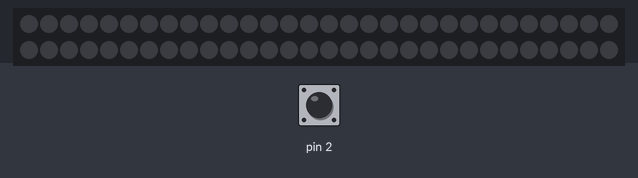
Recording of a program running on a simulated Arduino Uno, built with avr-gcc and run on an emulated ATmega328P. Shown: 60 RGB LEDs in strip order, left to right, continuing on the next row. Inputs (shaded band) come from the test bench; at power-on: pin 2 HIGH. Dim RGB values are drawn brighter than linear; what the program prints to the serial monitor is not drawn.

Above: at 1.2 s.
1.3 s: pin 2 pulled LOW for 3.2 s
At 4.52 s:
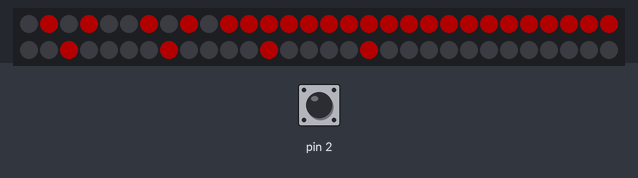
6.0 s: pin 2 pulled LOW for 1 s
At 7.1 s:
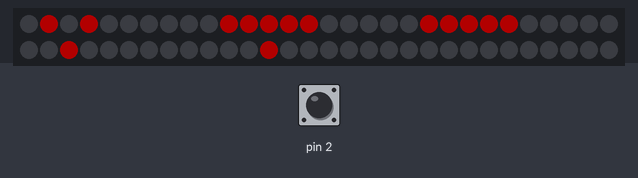
Timing chart, 0 to 9.0 s (numbered marks = the images above; inputs shaded):
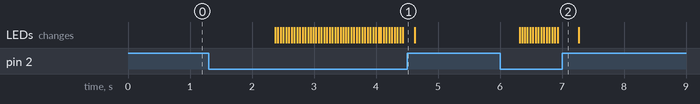

The program:

main.cpp
```cpp
#include <Arduino.h>
#include <LEDMatrix.h>

LEDMatrix ledmatrix(2,10,11);

// To make the LED strip work you have to fill in some information in the #define lines in the ../lib/LEDMatrix/LedStrip_info.h file.
// First in #define NUMLEDS you have to put in the number of leds that you have. (To get number of leds you count each individual led in the led strip)
// Second in #define COLUMNS you have to put in the number of column that your matrix has.
// Third in #define LED_DATA_PIN you have to put in the number of the pin on the Arduino that the led strip is connected to.
// This setup has to be done this was because the program needs constants to run.
// The rest of the setup is done by changing the values in the LEDMatrix constructor.
// The RXpin is by default pin 10 and the TXpin is by default pin 11

void setup (){
  ledmatrix.Begin();
}

void loop (){
  ledmatrix.Update();
}
```

Measured:
- after the input at 1.3 s, the LEDs: first change after 1.1 s (image 1 shows a later state)
- after the input at 6.0 s, the LEDs: change after 0.32 s (image 2)
